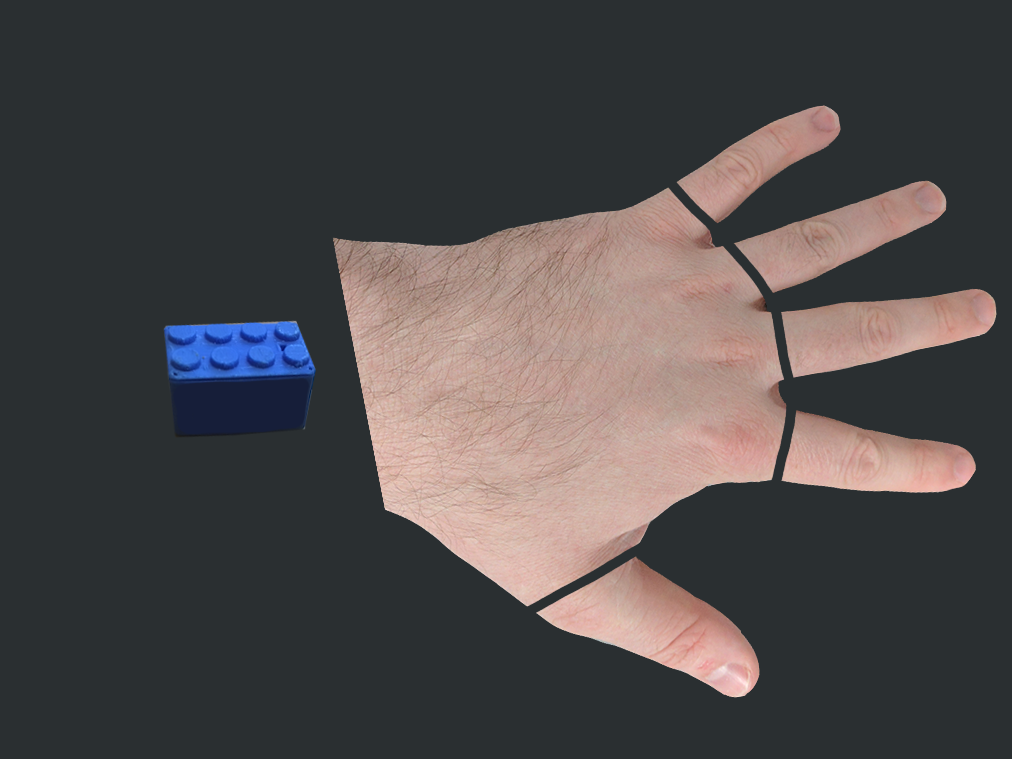
#> input picture images/hand-example-04.png, 1012 x 759 px, given in place of the camera
$ python distance-realtime.py   (older library calls are emulated)
#> lines starting #> are read from the running program, lines starting #| are printed output that depends on the picture; after the words box and inside, x2 and y2 are one past the last pixel; in counts of white or black regions, pixels touching at a corner belong together
# import the necessary packages
from scipy.spatial import distance as dist
from imutils import perspective
import numpy as np
import imutils
import cv2
import math


# Measured width of box in inches
width = 1.49606
width_cm = round(width / 0.39370079, 2)

# debug info
debugging = False
debug_pos = 75

# Colors for lines on distance vectors
colors = ((0, 0, 255), (240, 0, 159), (0, 165, 255), (255, 255, 0), (255, 0, 255))

# Captured colors
captured_left_mouse_color = []
captured_right_mouse_color = []

# Color mask boundaries
lower_bound = None
upper_bound = None
lower_bound_all = None
upper_bound_all = None

# Video capture source
cap = cv2.VideoCapture(0)


# [5 lines left out: function on_mouse_click, not called in this run]


def midpoint(ptA, ptB):
    return (ptA[0] + ptB[0]) * 0.5, (ptA[1] + ptB[1]) * 0.5


# Returns a masked version of an image based on RGB boundaries
def color_masked_image(input_image, input_color, source=None):
    global lower_bound
    global upper_bound
    global lower_bound_all
    global upper_bound_all
    lower = None
    upper = None

    if input_color == "blue":
        if source:
            lower_bound = [86, 31, 4]
            upper_bound = [255, 120, 50]
            lower = np.array(lower_bound, dtype="uint8")
            upper = np.array(upper_bound, dtype="uint8")
        else:
            lower_bound_all = [86, 31, 4]
            upper_bound_all = [255, 120, 50]
            lower = np.array(lower_bound_all, dtype="uint8")
            upper = np.array(upper_bound_all, dtype="uint8")
    if input_color == "red":
        if source:
            lower_bound = [17, 15, 100]
            upper_bound = [80, 60, 200]
            lower = np.array(lower_bound, dtype="uint8")
            upper = np.array(upper_bound, dtype="uint8")
        else:
            lower_bound_all = [17, 15, 100]
            upper_bound_all = [80, 60, 200]
            lower = np.array(lower_bound_all, dtype="uint8")
            upper = np.array(upper_bound_all, dtype="uint8")
    if input_color == "yellow":
        if source:
            lower_bound = [25, 146, 190]
            upper_bound = [62, 174, 250]
            lower = np.array(lower_bound, dtype="uint8")
            upper = np.array(upper_bound, dtype="uint8")
        else:
            lower_bound_all = [25, 146, 190]
            upper_bound_all = [62, 174, 250]
            lower = np.array(lower_bound_all, dtype="uint8")
            upper = np.array(upper_bound_all, dtype="uint8")
    if input_color == "gray":
        if source:
            lower_bound = [103, 86, 65]
            upper_bound = [145, 133, 128]
            lower = np.array(lower_bound, dtype="uint8")
            upper = np.array(upper_bound, dtype="uint8")
        else:
            lower_bound_all = [103, 86, 65]
            upper_bound_all = [145, 133, 128]
            lower = np.array(lower_bound_all, dtype="uint8")
            upper = np.array(upper_bound_all, dtype="uint8")


    # find the colors within the specified boundaries and apply
    # the mask
    mask = cv2.inRange(input_image, lower, upper)
    output_image = cv2.bitwise_and(input_image, input_image, mask=mask)
    return output_image


# Performs normal canning edge manipulation
def canny_edge_preparation(input_image):

    # convert image to grayscale
    _gray = cv2.cvtColor(input_image, cv2.COLOR_BGR2GRAY)

    # blur it slightly
    _gray = cv2.GaussianBlur(_gray, (7, 7), 0)

    # perform edge detection, then perform a dilation + erosion to
    # close gaps in between object edges
    _edged = cv2.Canny(_gray, 50, 100)
    _edged = cv2.dilate(_edged, None, iterations=1)
    _edged = cv2.erode(_edged, None, iterations=1)
    return _edged


def find_contours_in_edge_map(input_image):
    # find contours in the edge map
    _cnts = cv2.findContours(input_image.copy(), cv2.RETR_EXTERNAL, cv2.CHAIN_APPROX_SIMPLE)
    _cnts = _cnts[0] if imutils.is_cv2() else _cnts[1]
    return _cnts


def compute_bounding_box(input_contour):
    # compute the rotated bounding box of the contour
    _box = cv2.minAreaRect(input_contour)
    _box = cv2.cv.BoxPoints(_box) if imutils.is_cv2() else cv2.boxPoints(_box)
    _box = np.array(_box, dtype="int")
    return _box


def compute_bounding_box_for_contour(input_contour):
    # compute the rotated bounding box of the contour
    _box = compute_bounding_box(input_contour)

    # order the points in the contour such that they appear
    # in top-left, top-right, bottom-right, and bottom-left
    # order, then draw the outline of the rotated bounding
    # box
    _box = perspective.order_points(_box)

    # compute the center of the bounding box
    _cX = np.average(_box[:, 0])
    _cY = np.average(_box[:, 1])
    return _box, _cX, _cY


# [44 lines left out: function compute_and_add_debug_info, not called in this run]


def find_reference_object_pos(input_image):
    masked = color_masked_image(input_image, "blue", True)
    canny_masked = canny_edge_preparation(masked)
    cnt_canny_masked = find_contours_in_edge_map(canny_masked)

    # Find the largest contour
    largest_contour = None
    for _c in cnt_canny_masked:
        if largest_contour is None:
            largest_contour = _c
        elif cv2.contourArea(_c) > cv2.contourArea(largest_contour):
            largest_contour = _c

    if largest_contour is not None and cv2.contourArea(largest_contour) > 200:
        # compute the rotated bounding box of the contour
        _box, _cX, _cY = compute_bounding_box_for_contour(largest_contour)

        # unpack the ordered bounding box, then compute the
        # midpoint between the top-left and top-right points,
        # followed by the midpoint between the top-right and
        # bottom-right
        (_tl, _tr, _br, _bl) = _box
        (_tlblX, _tlblY) = midpoint(_tl, _bl)
        (_trbrX, _trbrY) = midpoint(_tr, _br)

        # compute the Euclidean distance between the midpoints,
        # then construct the reference object
        _D = dist.euclidean((_tlblX, _tlblY), (_trbrX, _trbrY))
        _refObj = (_box, (_cX, _cY), _D / width)
        return _refObj


while True:
    # Capture frame-by-frame
    ret, image = cap.read()
#> image is the input picture: shape (759, 1012, 3); mean B, G, R 73.9, 73.7, 77.8

    # Make a copy of the image to draw on
    orig = image.copy()

    # Used to mask out the area of a particular color
    out_mask = color_masked_image(image, "red")
#> in color_masked_image, `mask = cv2.inRange(input_image, lower, upper)`: mask: shape (759, 1012); every value is 0
#> in color_masked_image, `output_image = cv2.bitwise_and(input_image, input_image, mask=mask)`: output_image: shape (759, 1012, 3); every value is 0

    # Perform canning edge manipulations
    edged = canny_edge_preparation(out_mask)

    # find contours in the edge map
    cnts = find_contours_in_edge_map(edged)
#> cnts = []

    # get the reference object
    refObj = find_reference_object_pos(image)
#> call 2 of color_masked_image, with input_color = 'blue', source = True
#> in color_masked_image (call 2), `mask = cv2.inRange(input_image, lower, upper)`:
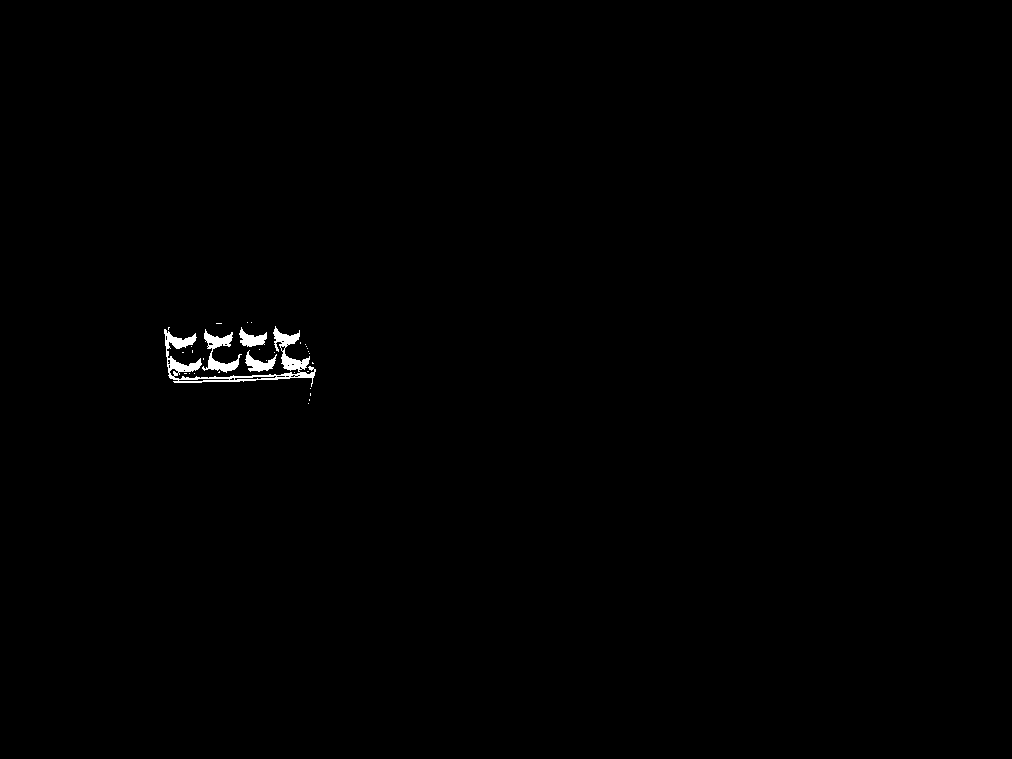
#> mask: shape (759, 1012); 0.42% white; 32 white regions (28 under 20 px), largest, box (x1, y1, x2, y2) and area: (164, 326, 316, 387) 1931, (202, 329, 242, 373) 609, (245, 350, 277, 372) 308, (239, 327, 267, 347) 294
#> in canny_edge_preparation (call 2), `_edged = cv2.Canny(_gray, 50, 100)`:
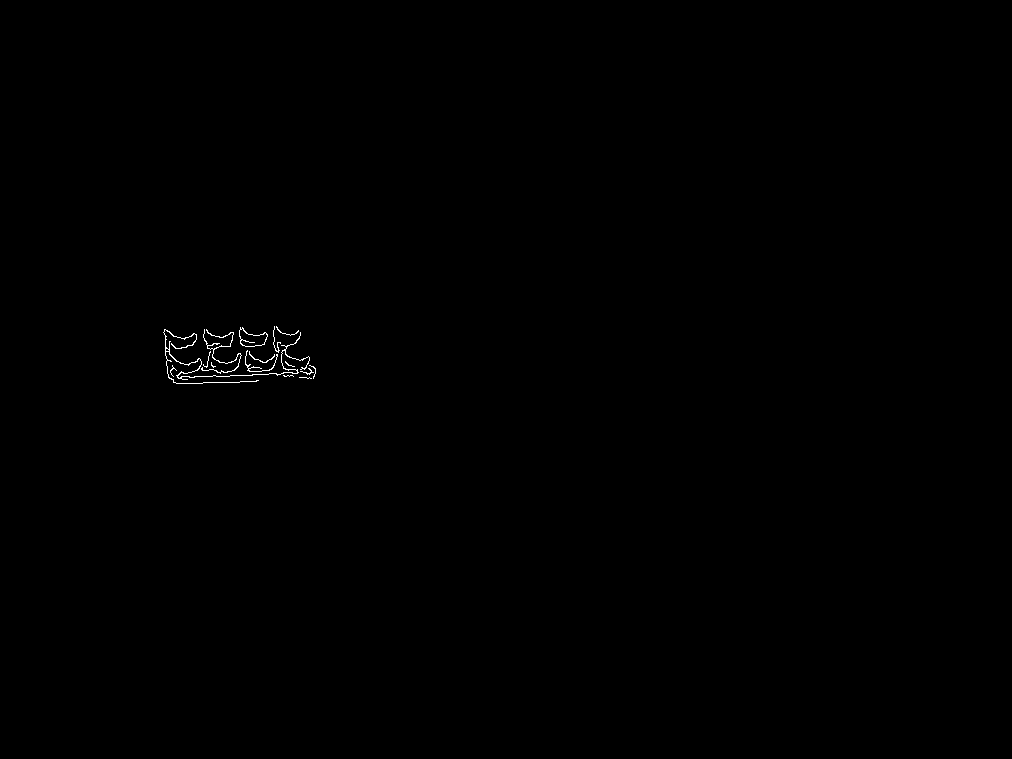
#> _edged: shape (759, 1012); 0.17% white in thin lines or dots, all inside (x1, y1, x2, y2) = (163, 326, 316, 384)
#> in canny_edge_preparation (call 2), `_edged = cv2.dilate(_edged, None, iterations=1)`:
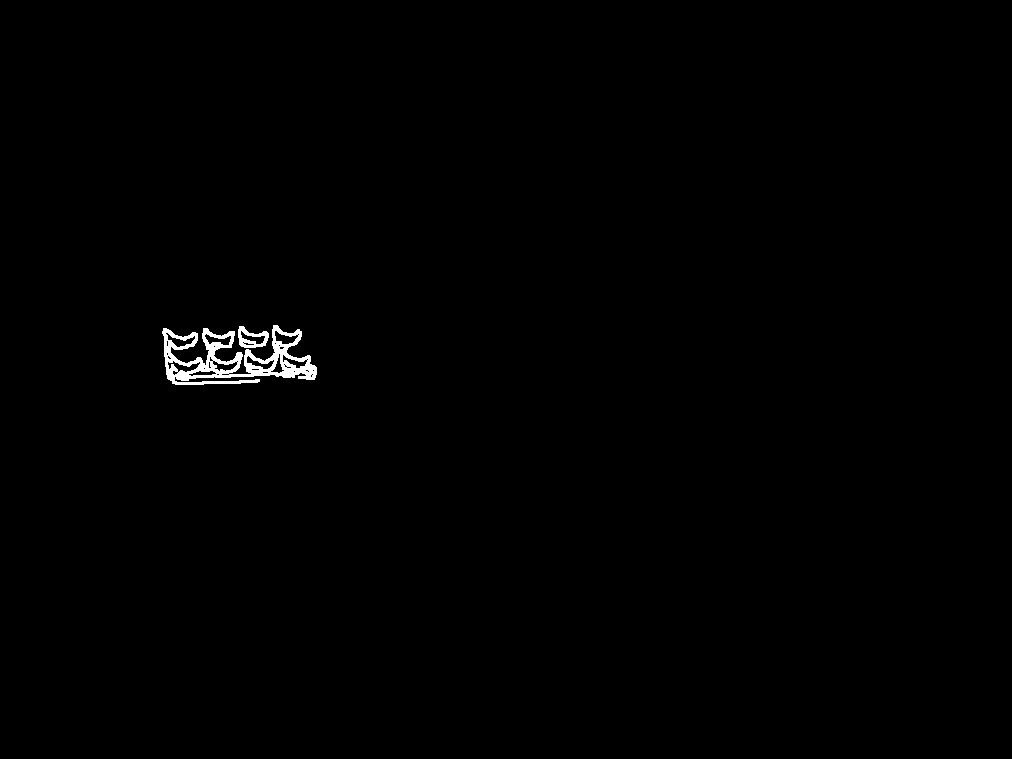
#> _edged: shape (759, 1012); 0.53% white; 2 white regions, box (x1, y1, x2, y2) and area: (162, 325, 317, 385) 3750, (238, 326, 269, 348) 337
#> in find_reference_object_pos, `cnt_canny_masked = find_contours_in_edge_map(canny_masked)`: cnt_canny_masked = 2 contours; box (x1, y1, x2, y2) and area: (163, 326, 316, 384) 3004, (239, 327, 268, 347) 324
#> the loop in find_reference_object_pos, `for _c in cnt_canny_masked:` made 2 passes
#> after the loop in find_reference_object_pos, `for _c in cnt_canny_masked:`: largest_contour = contour of 378 points, box (x1, y1, x2, y2) (163, 326, 316, 384), area 3004
#> refObj = ([[162, 329], [313, 324], [315, 379], [164, 384]], (238.5, 354), 101)

    if refObj is not None:

        # loop over the contours individually
        for c in cnts:
            # if the contour is not sufficiently large, ignore it
            if cv2.contourArea(c) < 200:
                continue

            # Compute the rotated bounding box of the contour
            box, cX, cY = compute_bounding_box_for_contour(c)

            # draw the contours on the image
            cv2.drawContours(orig, [box.astype("int")], -1, (0, 0, 255), 2)
            cv2.drawContours(orig, [refObj[0].astype("int")], -1, (0, 255, 0), 2)

            # stack the reference coordinates and the object coordinates
            # to include the object center
            refCoords = np.vstack([refObj[0], refObj[1]])
            objCoords = np.vstack([box, (cX, cY)])

            # loop over the original points
            for ((xA, yA), (xB, yB), color) in zip(refCoords, objCoords, colors):

                # Now this is a hack.
                if color == (255, 0, 255):
                    # draw circles corresponding to the current points and
                    # connect them with a line
                    cv2.circle(orig, (int(xA), int(yA)), 5, color, -1)
                    cv2.circle(orig, (int(xB), int(yB)), 5, color, -1)
                    cv2.line(orig, (int(xA), int(yA)), (int(xB), int(yB)),
                             color, 2)

                    # compute the Euclidean distance between the coordinates,
                    # and then convert the distance in pixels to distance in
                    # units
                    D = dist.euclidean((xA, yA), (xB, yB)) / refObj[2]
                    (mX, mY) = midpoint((xA, yA), (xB, yB))
                    cv2.putText(orig,
                                "{:.1f}Deg".format(math.atan((abs(yA - yB) * 1.0 / (xA - xB) * 1.0)) * (180.0 / math.pi)),
                                (int(mX), int(mY - 10)), cv2.FONT_HERSHEY_SIMPLEX, 0.55, (0, 0, 255), 2)

                    cv2.putText(orig, "{:.1f}in".format(D), (int(mX), int(mY + 10)),
                                cv2.FONT_HERSHEY_SIMPLEX, 0.55, (0, 255, 0), 2)
#> this loop made 0 passes

    if debugging:
        final_image = compute_and_add_debug_info(orig, refObj)
    else:
        final_image = orig

    # Display the resulting frame
    cv2.imshow('Distance Mapping', final_image)
    cv2.setMouseCallback('Distance Mapping', on_mouse_click, orig)

    # Key press handler
    key = cv2.waitKey(1) & 0xFF
#> (key q is pressed here)

    # If Q is pressed, quit
    if key == ord('q'):
        break
    # If D is pressed, debug info
    elif key == ord('d'):
        debugging = not debugging

# When everything done, release the capture
cap.release()
cv2.destroyAllWindows()
